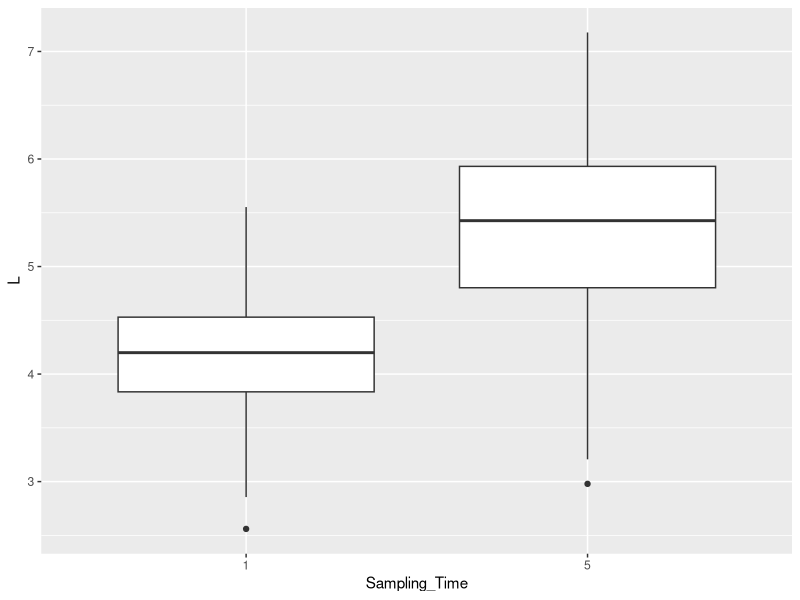
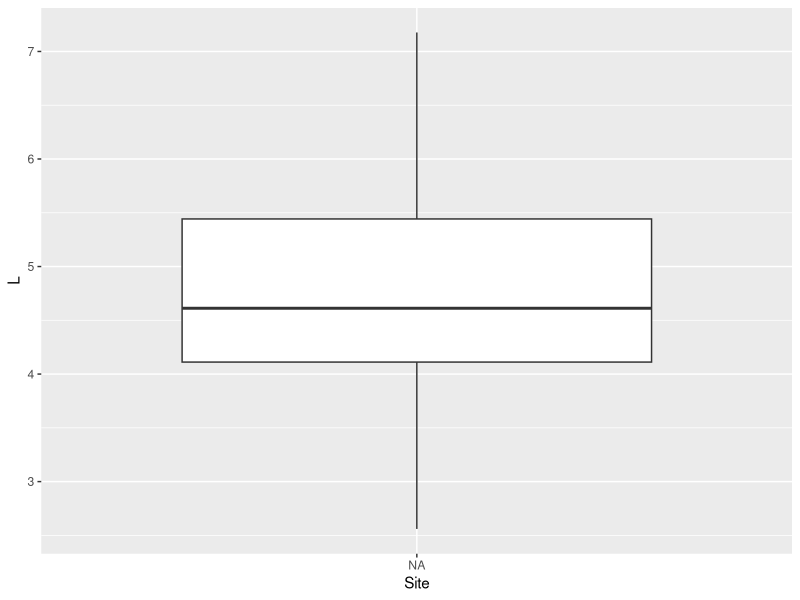
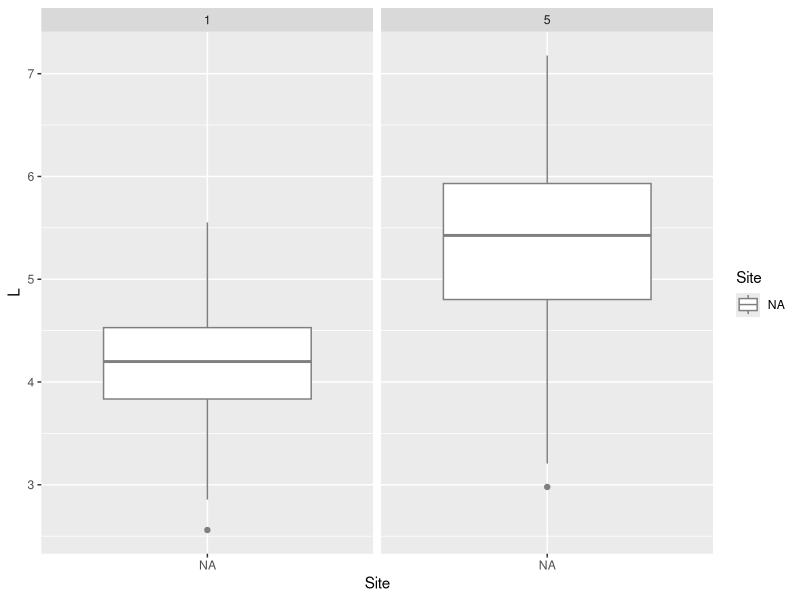
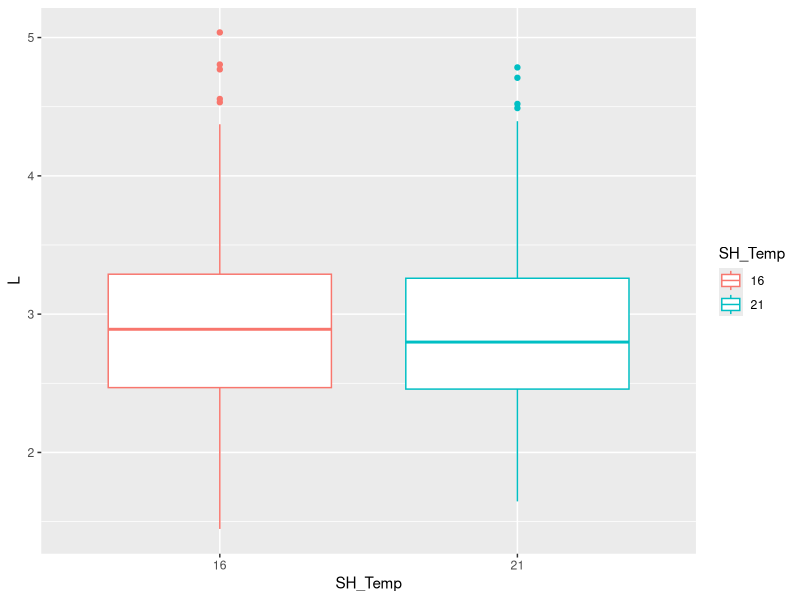
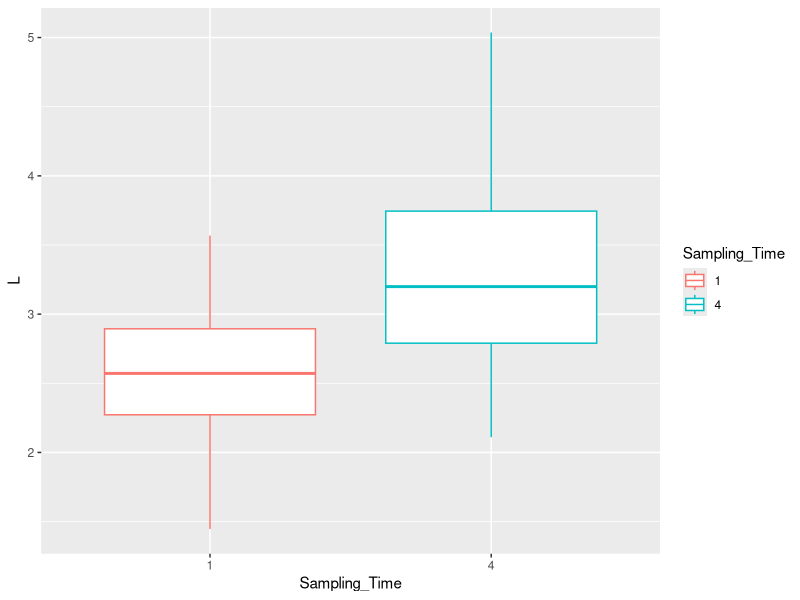
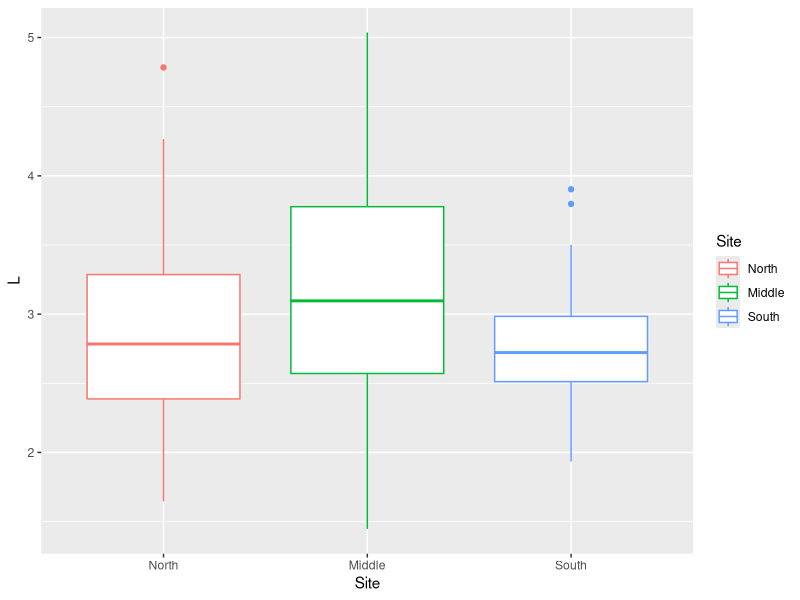
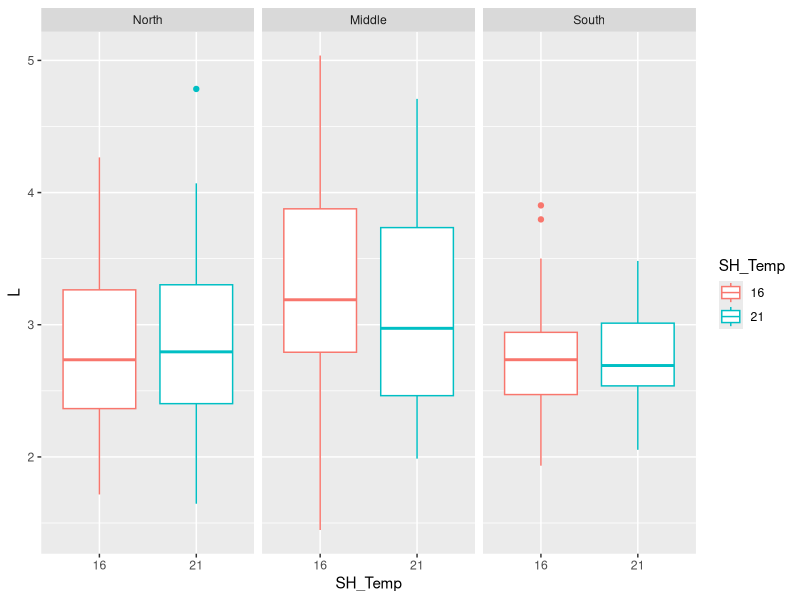
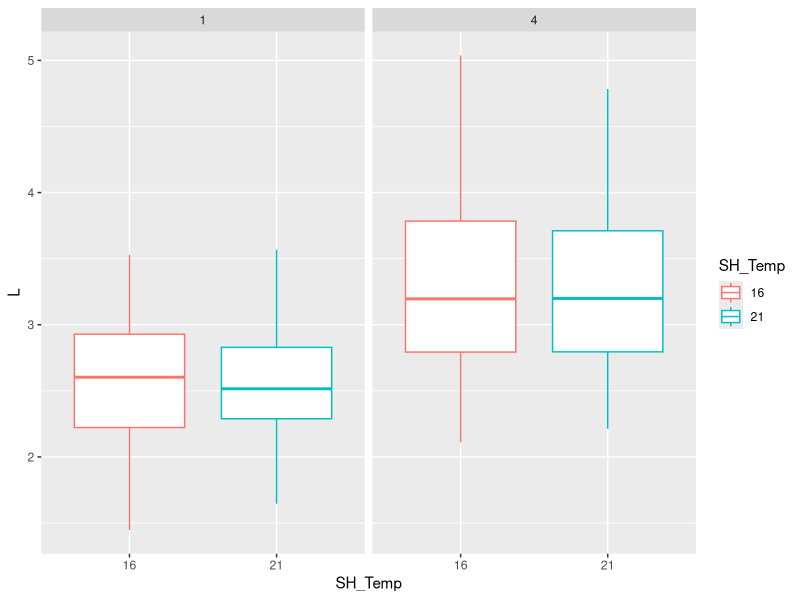

Write the R code that produced these figures, in order.
########## LW_2020 - 2022 ==============

### load libraries
library(tidyverse)

#### *** 2020: L/W *** ====
### load data sheet
LW2020_og <- read_csv("data/Growth/2020/LW_2020_T1_T5.csv")
LW2020 <- LW2020_og %>%
  pivot_wider(names_from = L_W, values_from = Size_cm)

glimpse(LW2020)
summary(LW2020)
tail(LW2020)
View(LW2020)

## clean data
#### now remove NAs from data sheet
colSums(is.na(LW2020)) ## Date: No NAs

### order Site
LW2020$Site <-factor(LW2020$Site, c("North", "Middle", "South"))

### Sampling_Time as character
LW2020$Sampling_Time <- as.character(LW2020$Sampling_Time)

is.character(LW2020$Sampling_Time)

#### Figures, Mean, SD, SE =====

#### No Grouping ====

AllStats.LW2020 <- LW2020 %>%
  summarize(
    Mean_Length = mean(L),
    SD_Length = sd(L),
    SE_Length = SD_Length/sqrt(n()))

AllStats.LW2020

#### By Sampling_Time ====

SamplingStats.LW2020 <- LW2020 %>%
  group_by(Sampling_Time) %>% 
  summarize(
    Mean_Length = mean(L),
    SD_Length = sd(L),
    SE_Length = SD_Length/sqrt(n()))

SamplingStats.LW2020

## plot
ggplot(LW2020, aes(x = Sampling_Time, y = L)) +
  geom_boxplot()

#### By Site====

SiteStats.LW2020 <- LW2020 %>%
  group_by(Site) %>% 
  summarize(
    Mean_Length = mean(L),
    SD_Length = sd(L),
    SE_Length = SD_Length/sqrt(n()))

SiteStats.LW2020

## plot
ggplot(LW2020, aes(x = Site, y = L)) +
  geom_boxplot()


#### By Bag by Sampling_Time ====

BagStats.LW2020 <- LW2020 %>%
  group_by(Sampling_Time,Bag) %>% 
  summarize(
    Mean_Length = mean(L),
    SD_Length = sd(L),
    SE_Length = SD_Length/sqrt(n()))

BagStats.LW2020

## plot
ggplot(LW2020, aes(x = Site, y = L, color = Site)) +
  facet_wrap(~Sampling_Time) +
  geom_boxplot()


#### *** 2021: L/W *** ====
### load data sheet
LW2021_og <- read_csv("data/Growth/2021/LW_2021_T1_T4.csv")
glimpse(LW2021_og)

## clean data
### order Site
LW2021_og$Site <-factor(LW2021_og$Site, c("North", "Middle", "South"))

### Sampling_Time as character
LW2021_og$Sampling_Time <- as.character(LW2021_og$Sampling_Time)
is.character(LW2021_og$Sampling_Time)

### SH_Temp as character
LW2021_og$SH_Temp <- as.character(LW2021_og$SH_Temp)
is.character(LW2021_og$SH_Temp)

#### now remove NAs from data sheet
colSums(is.na(LW2021_og)) ## Size_cm: 6 NAs, Sampling_Time: 3 NAs

LW2021_og.na <- LW2021_og %>% 
  filter(!is.na(Sampling_Time), 
         !is.na(Size_cm)) # omit all NAs
    
colSums(is.na(LW2021_og.na))

LW2021 <- LW2021_og.na %>%
  pivot_wider(names_from = L_W, values_from = Size_cm)

#### *** 2021: M. gigas *** ====
LW2021.gigas <- LW2021 %>% 
  filter(Species == "M. gigas")

### filter out NA
colSums(is.na(LW2021.gigas)) ## Size_cm: 2 NAs in L

LW2021.gigas.na <- LW2021.gigas %>% 
  filter(!is.na(L)) # omit all NAs

colSums(is.na(LW2021.gigas.na)) 

#### Figures, Mean, SD, SE =====

#### No Grouping ====

AllStats.2021gigas <- LW2021.gigas.na %>%
  summarize(
    Mean_Length = mean(L),
    SD_Length = sd(L),
    SE_Length = SD_Length/sqrt(n()))

AllStats.2021gigas 

#### By SH_Temp ====

SHTemp_Stats.2021gigas <- LW2021.gigas.na %>%
  group_by(SH_Temp) %>% 
  summarize(
    Mean_Length = mean(L),
    SD_Length = sd(L),
    SE_Length = SD_Length/sqrt(n()))

SHTemp_Stats.2021gigas 

## plot
ggplot(LW2021.gigas.na, aes(x = SH_Temp, y = L, color = SH_Temp)) +
  geom_boxplot()

#### By Sampling_Time ====

SamplingStats.2021gigas <- LW2021.gigas.na %>%
  group_by(Sampling_Time) %>% 
  summarize(
    Mean_Length = mean(L),
    SD_Length = sd(L),
    SE_Length = SD_Length/sqrt(n()))

SamplingStats.2021gigas 

## plot
ggplot(LW2021.gigas.na, aes(x = Sampling_Time, y = L, color = Sampling_Time)) +
  geom_boxplot()


#### By Site ====

SiteStats.2021gigas <- LW2021.gigas.na %>%
  group_by(Site) %>% 
  summarize(
    Mean_Length = mean(L),
    SD_Length = sd(L),
    SE_Length = SD_Length/sqrt(n()))

SiteStats.2021gigas 

## plot
ggplot(LW2021.gigas.na, aes(x = Site, y = L, color = Site)) +
  geom_boxplot()

#### By SH_Temp + Site ====

SHTempSite_Stats.2021gigas <- LW2021.gigas.na %>%
  group_by(SH_Temp, Site) %>% 
  summarize(
    Mean_Length = mean(L),
    SD_Length = sd(L),
    SE_Length = SD_Length/sqrt(n()))

SHTempSite_Stats.2021gigas 

## plot
ggplot(LW2021.gigas.na, aes(x = SH_Temp, y = L, color = SH_Temp)) +
  facet_wrap(~Site) +
  geom_boxplot()

#### By SH_Temp + Sampling_Time ====

SHTempSampling_Stats.2021gigas <- LW2021.gigas.na %>%
  group_by(SH_Temp, Sampling_Time) %>% 
  summarize(
    Mean_Length = mean(L),
    SD_Length = sd(L),
    SE_Length = SD_Length/sqrt(n()))

SHTempSampling_Stats.2021gigas 

## plot
ggplot(LW2021.gigas.na, aes(x = SH_Temp, y = L, color = SH_Temp)) +
  facet_wrap(~Sampling_Time) +
  geom_boxplot()

#### By SH_Temp + Sampling_Time + Site ====

SHTempSamplingSite_Stats.2021gigas <- LW2021.gigas.na %>%
  group_by(SH_Temp, Sampling_Time, Site) %>% 
  summarize(
    Mean_Length = mean(L),
    SD_Length = sd(L),
    SE_Length = SD_Length/sqrt(n()))

SHTempSamplingSite_Stats.2021gigas 

## plot
ggplot(LW2021.gigas.na, aes(x = Site, y = L, color = SH_Temp)) +
  facet_wrap(~Sampling_Time) +
  geom_boxplot()

#### *** 2021: C. sikamea *** ====
LW2021.sikamea <- LW2021 %>% 
  filter(Species == "C. sikamea")

### filter out NAs
colSums(is.na(LW2021.sikamea))

LW2021.sikamea.na <- LW2021.sikamea %>% 
  filter(!is.na(L), 
         !is.na(W)) # omit all NAs

colSums(is.na(LW2021.sikamea.na))

#### Figures, Mean, SD, SE =====

#### No Grouping ====

AllStats.2021sikamea <- LW2021.sikamea.na %>%
  summarize(
    Mean_Length = mean(L),
    SD_Length = sd(L),
    SE_Length = SD_Length/sqrt(n()))

AllStats.2021sikamea 

#### By SH_Temp ====

SHTemp_Stats.2021sikamea <- LW2021.sikamea.na %>%
  group_by(SH_Temp) %>% 
  summarize(
    Mean_Length = mean(L),
    SD_Length = sd(L),
    SE_Length = SD_Length/sqrt(n()))

SHTemp_Stats.2021sikamea 

## plot
ggplot(LW2021.sikamea.na, aes(x = SH_Temp, y = L, color = SH_Temp)) +
  geom_boxplot()

#### By SH_Tide ====

SHTide_Stats.2021sikamea <- LW2021.sikamea.na %>%
  group_by(SH_Tide) %>% 
  summarize(
    Mean_Length = mean(L),
    SD_Length = sd(L),
    SE_Length = SD_Length/sqrt(n()))

SHTide_Stats.2021sikamea 

## plot
ggplot(LW2021.sikamea.na, aes(x = SH_Tide, y = L, color = SH_Tide)) +
  geom_boxplot()

#### By Sampling_Time ====

SamplingTime_Stats.2021sikamea <- LW2021.sikamea.na %>%
  group_by(Sampling_Time) %>% 
  summarize(
    Mean_Length = mean(L),
    SD_Length = sd(L),
    SE_Length = SD_Length/sqrt(n()))

SamplingTime_Stats.2021sikamea 

## plot
ggplot(LW2021.sikamea.na, aes(x = Sampling_Time, y = L, color = Sampling_Time)) +
  geom_boxplot()

#### By SH_Temp + Site ====

SHTempSite_Stats.2021sikamea <- LW2021.sikamea.na %>%
  group_by(SH_Temp, Site) %>% 
  summarize(
    Mean_Length = mean(L),
    SD_Length = sd(L),
    SE_Length = SD_Length/sqrt(n()))

SHTempSite_Stats.2021sikamea

## plot
ggplot(LW2021.sikamea.na, aes(x = SH_Temp, y = L, color = SH_Temp)) +
  facet_wrap(~Site) +
  geom_boxplot()

#### By SH_Temp + Sampling_Time ====

SHTempSampling_Stats.2021sikamea <- LW2021.sikamea.na %>%
  group_by(SH_Temp, Sampling_Time) %>% 
  summarize(
    Mean_Length = mean(L),
    SD_Length = sd(L),
    SE_Length = SD_Length/sqrt(n()))

SHTempSampling_Stats.2021sikamea 

## plot
ggplot(LW2021.sikamea.na, aes(x = SH_Temp, y = L, color = SH_Temp)) +
  facet_wrap(~Sampling_Time) +
  geom_boxplot()

#### By SH_Temp + Sampling_Time + Site ====

SHTempSamplingSite_Stats.2021sikamea <- LW2021.sikamea.na %>%
  group_by(SH_Temp, Sampling_Time, Site) %>% 
  summarize(
    Mean_Length = mean(L),
    SD_Length = sd(L),
    SE_Length = SD_Length/sqrt(n()))

SHTempSamplingSite_Stats.2021sikamea 

## plot
ggplot(LW2021.sikamea.na, aes(x = Site, y = L, color = SH_Temp)) +
  facet_wrap(~Sampling_Time) +
  geom_boxplot()


#### *** 2022: L/W *** ====
### load data sheet
LW2022_og <- read_csv("data/Growth/2022/LW_2022_T1_T6.csv")
glimpse(LW2022_og)

## clean data

### order Site
LW2022_og$Site <-factor(LW2022_og$Site, c("North", "Middle", "South"))

### Sampling_Time as character
LW2022_og$Sampling_Time <- as.character(LW2022_og$Sampling_Time)
is.character(LW2022_og$Sampling_Time)

### SH_Temp as character
LW2022_og$SH_Temp <- as.character(LW2022_og$SH_Temp)
is.character(LW2022_og$SH_Temp)

#### now remove NAs from data sheet
colSums(is.na(LW2022_og)) ## Size_cm: 2 NAs

LW2022_og.na <- LW2022_og %>% 
  filter(!is.na(Size_cm)) # omit all NAs

colSums(is.na(LW2022_og.na))

## to resolve "Values from `Size_cm` 
# are not uniquely identified; output will contain list-cols.
LW2022.col <- LW2022_og.na %>%
  group_by(L_W) %>% 
  mutate(row = row_number()) %>% 
  pivot_wider(names_from = L_W, values_from = Size_cm) %>% 
  select(-row)

glimpse(LW2022.col)

### remove NAs
colSums(is.na(LW2022.col))

LW2022 <- LW2022.col%>% 
  filter(!is.na(L),
         !is.na(W)) # omit all NAs

colSums(is.na(LW2022))

#### Figures, Mean, SD, SE =====

#### No Grouping ====

AllStats.2022 <- LW2022 %>%
  summarize(
    Mean_Length = mean(L),
    SD_Length = sd(L),
    SE_Length = SD_Length/sqrt(n()))

AllStats.2022

#### By SH_Temp ====

SHTemp_Stats.2022 <- LW2022 %>%
  group_by(SH_Temp) %>% 
  summarize(
    Mean_Length = mean(L),
    SD_Length = sd(L),
    SE_Length = SD_Length/sqrt(n()))

SHTemp_Stats.2022

## plot
ggplot(LW2022, aes(x = SH_Temp, y = L, fill = SH_Temp)) +
  geom_boxplot()

#### By SH_Tide ====

SHTide_Stats.LW2022 <- LW2022 %>%
  group_by(SH_Tide) %>% 
  summarize(
    Mean_Length = mean(L),
    SD_Length = sd(L),
    SE_Length = SD_Length/sqrt(n()))

SHTide_Stats.LW2022

## plot
ggplot(LW2022, aes(x = SH_Tide, y = L, fill = SH_Tide)) +
  geom_boxplot()

#### By Sampling_Time ====

SamplingTime_Stats.LW2022 <- LW2022 %>%
  group_by(Sampling_Time) %>% 
  summarize(
    Mean_Length = mean(L),
    SD_Length = sd(L),
    SE_Length = SD_Length/sqrt(n()))

SamplingTime_Stats.LW2022

## plot
ggplot(LW2022, aes(x = Sampling_Time, y = L, fill = Sampling_Time)) +
  geom_boxplot()

#### By SH_Temp + Site ====

SHTempSite_Stats.LW2022 <- LW2022 %>%
  group_by(SH_Temp, Site) %>% 
  summarize(
    Mean_Length = mean(L),
    SD_Length = sd(L),
    SE_Length = SD_Length/sqrt(n()))

SHTempSite_Stats.LW2022

## plot
ggplot(LW2022, aes(x = SH_Temp, y = L, fill = SH_Temp)) +
  facet_wrap(~Site) +
  geom_boxplot()

#### By SH_Temp + Sampling_Time ====

SHTempSampling_Stats.LW2022 <- LW2022 %>%
  group_by(SH_Temp, Sampling_Time) %>% 
  summarize(
    Mean_Length = mean(L),
    SD_Length = sd(L),
    SE_Length = SD_Length/sqrt(n()))

SHTempSampling_Stats.LW2022

## plot
ggplot(LW2022, aes(x = SH_Temp, y = L, fill = SH_Temp)) +
  facet_wrap(~Sampling_Time) +
  geom_boxplot()

#### By SH_Temp + Sampling_Time + Site ====

SHTempSamplingSite_Stats.LW2022 <- LW2022 %>%
  group_by(SH_Temp, Sampling_Time, Site) %>% 
  summarize(
    Mean_Length = mean(L),
    SD_Length = sd(L),
    SE_Length = SD_Length/sqrt(n()))

SHTempSamplingSite_Stats.LW2022 

## plot
ggplot(LW2022, aes(x = Site, y = L, color = SH_Temp)) +
  facet_wrap(~Sampling_Time) +
  geom_boxplot()
